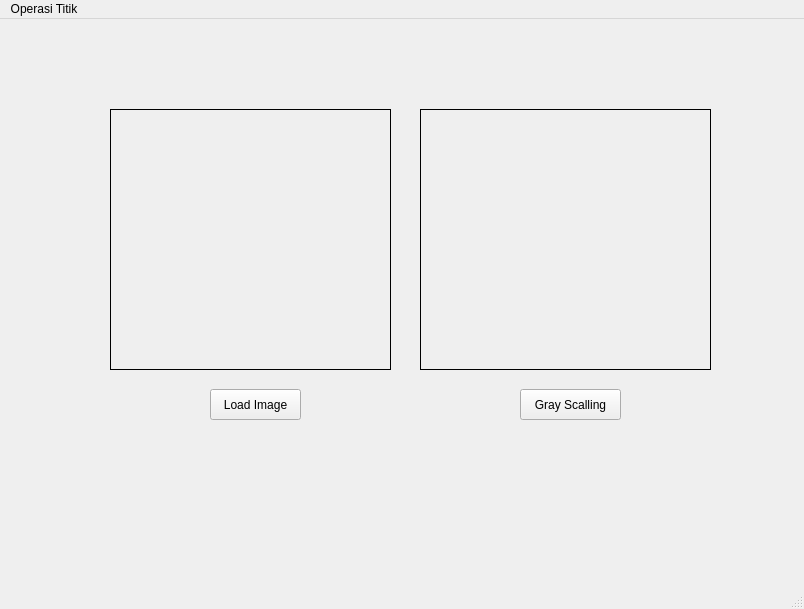
<?xml version="1.0" encoding="UTF-8"?>
<ui version="4.0">
 <class>MainWindow</class>
 <widget class="QMainWindow" name="MainWindow">
  <property name="geometry">
   <rect>
    <x>0</x>
    <y>0</y>
    <width>804</width>
    <height>609</height>
   </rect>
  </property>
  <property name="windowTitle">
   <string>MainWindow</string>
  </property>
  <widget class="QWidget" name="centralwidget">
   <widget class="QPushButton" name="btn_img">
    <property name="geometry">
     <rect>
      <x>210</x>
      <y>370</y>
      <width>91</width>
      <height>31</height>
     </rect>
    </property>
    <property name="text">
     <string>Load Image</string>
    </property>
   </widget>
   <widget class="QLabel" name="label">
    <property name="geometry">
     <rect>
      <x>110</x>
      <y>90</y>
      <width>281</width>
      <height>261</height>
     </rect>
    </property>
    <property name="frameShape">
     <enum>QFrame::Box</enum>
    </property>
    <property name="text">
     <string/>
    </property>
   </widget>
   <widget class="QLabel" name="citra_label">
    <property name="geometry">
     <rect>
      <x>420</x>
      <y>90</y>
      <width>291</width>
      <height>261</height>
     </rect>
    </property>
    <property name="frameShape">
     <enum>QFrame::Box</enum>
    </property>
    <property name="text">
     <string/>
    </property>
   </widget>
   <widget class="QPushButton" name="btn_gray">
    <property name="geometry">
     <rect>
      <x>520</x>
      <y>370</y>
      <width>101</width>
      <height>31</height>
     </rect>
    </property>
    <property name="text">
     <string>Gray Scalling</string>
    </property>
   </widget>
  </widget>
  <widget class="QMenuBar" name="menubar">
   <property name="geometry">
    <rect>
     <x>0</x>
     <y>0</y>
     <width>804</width>
     <height>21</height>
    </rect>
   </property>
   <widget class="QMenu" name="menuOperasi_Titik">
    <property name="title">
     <string>Operasi Titik</string>
    </property>
    <addaction name="actionOperasi_Pencerahan"/>
    <addaction name="actionSimple_Contrast"/>
    <addaction name="actionContrast_Streching"/>
    <addaction name="actionNegative_Image"/>
    <addaction name="actionBiner_Image"/>
   </widget>
   <addaction name="menuOperasi_Titik"/>
  </widget>
  <widget class="QStatusBar" name="statusbar"/>
  <action name="actionOperasi_Pencerahan">
   <property name="text">
    <string>Operasi Pencerahan</string>
   </property>
  </action>
  <action name="actionSimple_Contrast">
   <property name="text">
    <string>Simple_Contrast</string>
   </property>
  </action>
  <action name="actionContrast_Streching">
   <property name="text">
    <string>Contrast Streching</string>
   </property>
  </action>
  <action name="actionNegative_Image">
   <property name="text">
    <string>Negative Image</string>
   </property>
  </action>
  <action name="actionBiner_Image">
   <property name="text">
    <string>Biner Image</string>
   </property>
  </action>
 </widget>
 <resources/>
 <connections/>
</ui>
